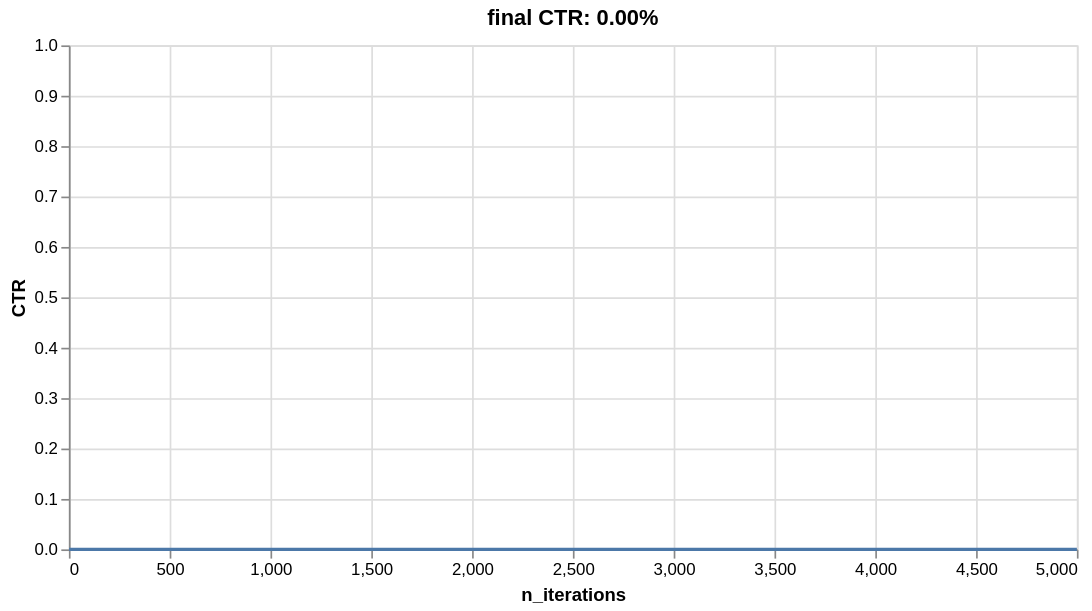

This figure's notebook cell:
### Markdown cell above
We can see that the click-through rate (CTR) oscillates around 28.74%. In fact, this model is expected to be correct `100 * (2 / 7)% = 28.57%` of the time. Indeed, each user likes two items, and there are seven items in total.

Let's now use the `Baseline` recommended. This one models each preference as the following sum:

$$preference = \bar{y} + b_{u} + b_{i}$$

where

- $\bar{y}$ is the average CTR overall
- $b_{u}$ is the average CTR per user minus $\bar{y}$ -- it's therefore called a *bias*
- $b_{i}$ is the average CTR per item minus $\bar{y}$

This model is considered to be a baseline because it doesn't actually learn what items are preferred by each user. Instead it models each user and item separately. We shouldn't expect it to be a strong model. It should however do better than the random model used above.

### Code cell
model = reco.Baseline(seed=10)
simulate(5_000, get_reward, model, seed=42)

### Figure 1 — Vega-Lite specification as saved in the notebook (floating-point values rounded to 4 significant figures; data arrays with more than 128 entries replaced by an {"elided": "..."} marker saying what was removed)
{"config": {"view": {"continuousWidth": 300, "continuousHeight": 300}}, "data": {"name": "data-ceb1ede5b87e6d7c3834c0abc311bb7c"}, "mark": {"type": "line"}, "encoding": {"x": {"field": "n_iterations", "title": "n_iterations", "type": "quantitative"}, "y": {"field": "CTR", "scale": {"domain": [0, 1]}, "title": "CTR", "type": "quantitative"}}, "height": 300, "title": "final CTR: 0.00%", "width": 600, "$schema": "https://vega.github.io/schema/vega-lite/v6.1.0.json", "datasets": {"data-ceb1ede5b87e6d7c3834c0abc311bb7c": {"elided": "5000 records"}}}
